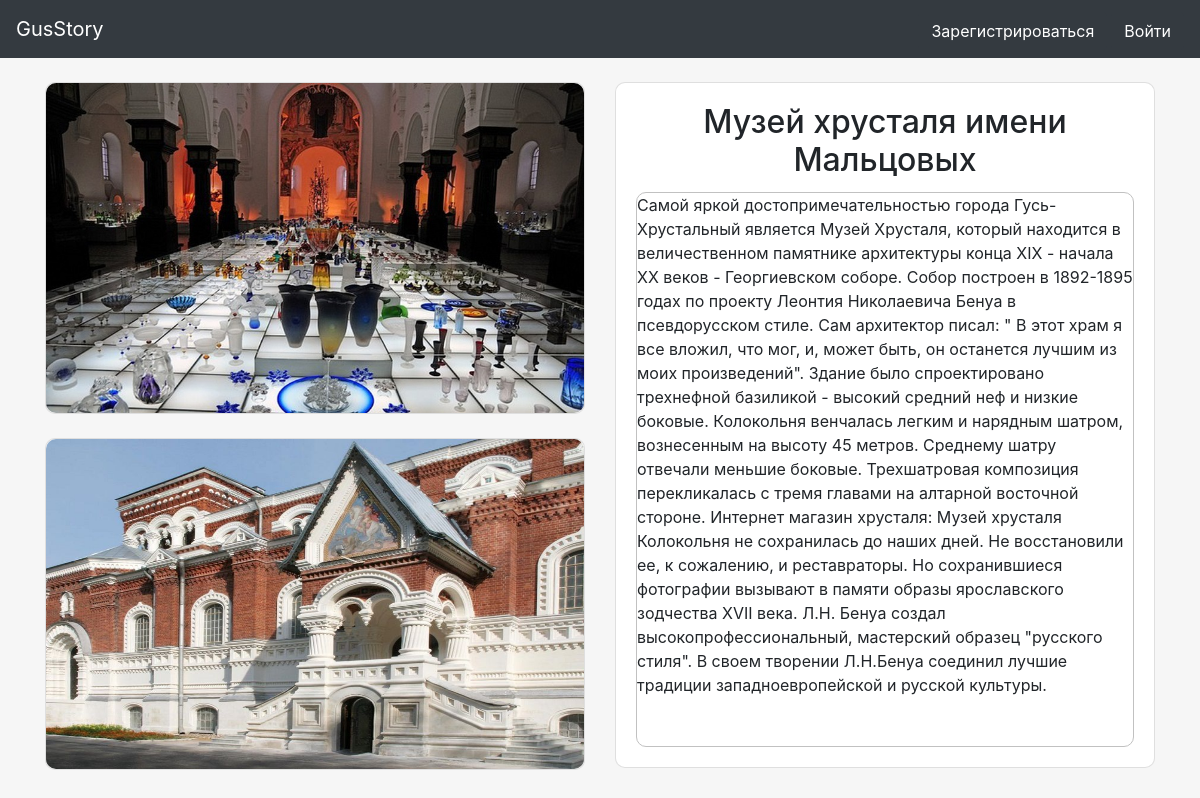
Before: /about_item/1 with the older database file.
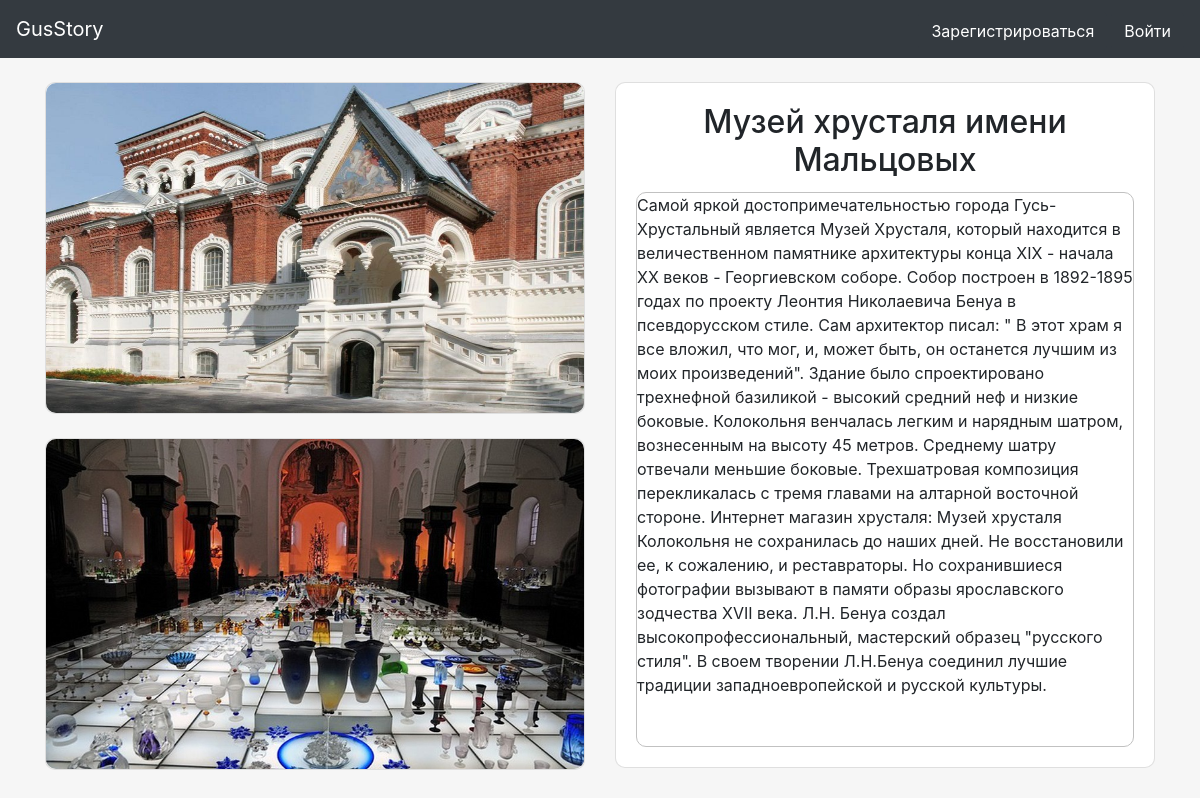
After: the same page with the newer database file.
### data/items.py (models this page shows)
class Items(SqlAlchemyBase, SerializerMixin, UserMixin):
    __tablename__ = 'items'
    id = sqlalchemy.Column(sqlalchemy.Integer, primary_key=True, autoincrement=True)
    title = sqlalchemy.Column(sqlalchemy.String, nullable=True)
    main_characteristics = sqlalchemy.Column(sqlalchemy.TEXT, nullable=True)
    content = sqlalchemy.Column(sqlalchemy.String, nullable=True)
    photo = sqlalchemy.Column(sqlalchemy.VARCHAR, default='/static/images/old.png')
    image = sqlalchemy.Column(sqlalchemy.VARCHAR, default='/static/images/old.png')

### main.py (the view)
@app.route('/about_item/<int:id>', methods=['GET', 'POST'])
def about_item(id):
    sessions = db_session.create_session()
    item = sessions.query(items.Items).get(id)
    return render_template("single_item.html", item=item)

### data/db_session.py (called while the page is built)
def create_session() -> Session:
    global __factory
    return __factory()

### templates/single_item.html (shortened to what this page needs)
{% extends "base.html" %}
{% block content %}
<div class="container; mt-4">
    <div class="row">
        <div class="col-sm-6">
            <div class="card mb-4" style="width: 100%; border-radius: 10px;">
                <img class="img-fluid" style="border-radius: 10px; height: 330px;" src={{item.photo}}>
            </div>
            <div class="card mb-4" style="width: 100%; border-radius: 10px;">
                <img class="img-fluid" style="border-radius: 10px; height: 330px;" src={{item.image}}>
            </div>
        </div>
        <div class="col-sm-6">
            <div class="card mb-4" style="width: 100%; border-radius: 10px;">
                <div class="card-body">
                    <h2 class="card-title" align="center">{{item.title}}</h2>
                    <div class="prokrutka" style="border-radius: 10px; width: auto; height: 555px;">
                        <p class="card-text">{{item.content}}</p>
                    </div>
                </div>
            </div>
        </div>
    </div>
</div>
{% endblock %}

### templates/base.html (shortened to what this page needs)
<!DOCTYPE html>
<html lang="en">
<head>
    <link rel="stylesheet"
          href="https://stackpath.bootstrapcdn.com/bootstrap/4.4.1/css/bootstrap.min.css"
>
</head>
<body>
<link rel="stylesheet" href="/static/css/style.css">
<nav class="navbar navbar-expand-lg sticky-top navbar-dark bg-dark">
    <a class="navbar-brand" href="/"> GusStory </a>
    {% if not current_user.is_authenticated %}
    <div class="collapse navbar-collapse" id="navbarSupportedContent">
        <ul class="navbar-nav">
            <li class="nav-item">
                <a class="btn btn-dark mt-1 mr-1" href="/register"> Зарегистрироваться </a>
            </li>
            <li class="nav-item">
                <a class="btn btn-dark mt-1 " href="/login"> Войти </a>
            </li>
        </ul>
    </div>
    {% endif %}
</nav>
<div class="content container">
    {% block content %}
    {% endblock %}
</div>
</body>
</html>

### static/css/style.css (style rules this page uses)
body { background: #f6f6f6f6; color: #0; display: flex; flex-direction: column; height: 100%; }
html { height: auto; }
.content { flex: 1 0 auto; }

### templates/base.html (style rules this page uses)
.prokrutka { height: 220px; width: auto; background: #fff; border: 1px solid #C1C1C1; }

Changed rows visible on the page:
changed Items "Музей хрусталя имени Мальцовых": photo: a different picture; image: a different picture
